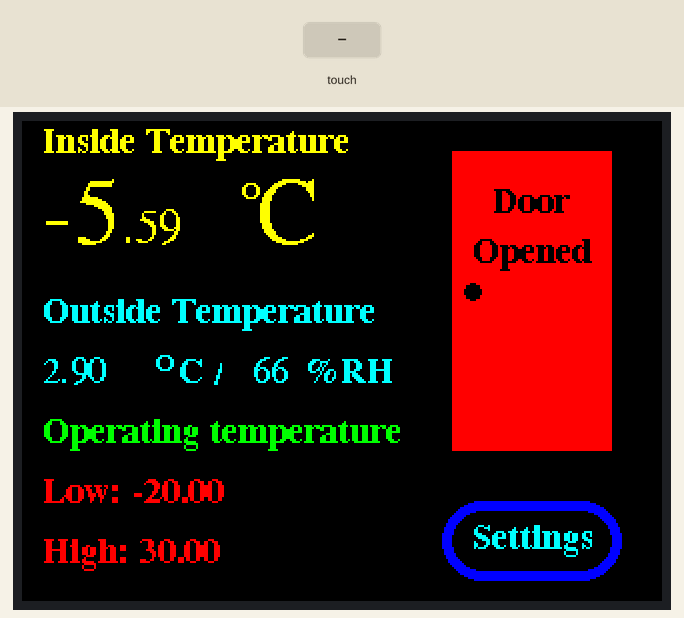
A sketch run on a simulated Arduino Uno, built with avr-gcc and run on an emulated ATmega328P. On the bench: 320×240 colour display. Inputs (shaded band) come from the test bench. What the sketch prints to the serial monitor is not drawn.

Above: at 3.0 s.
3.1 s: touch panel pressed at 87 % / 10 % of its raw x / y range
At 4.2 s:
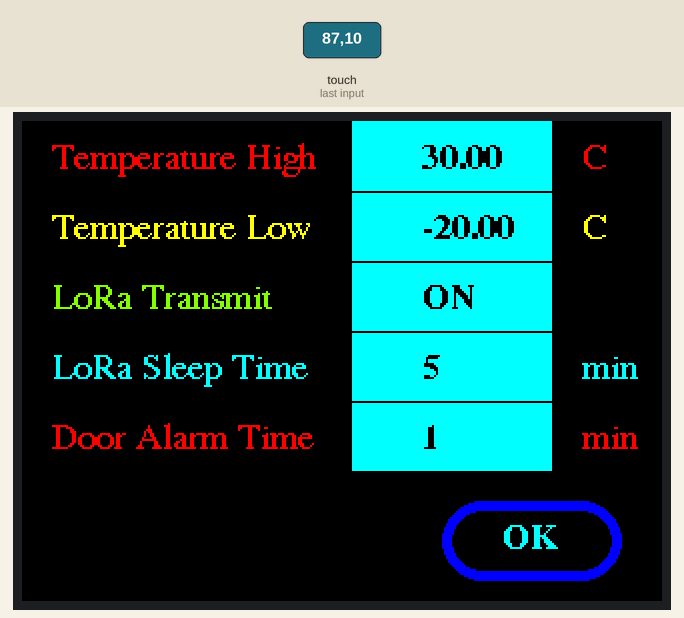
4.7 s: touch panel pressed at 38 % / 30 % of its raw x / y range
At 5.5 s:
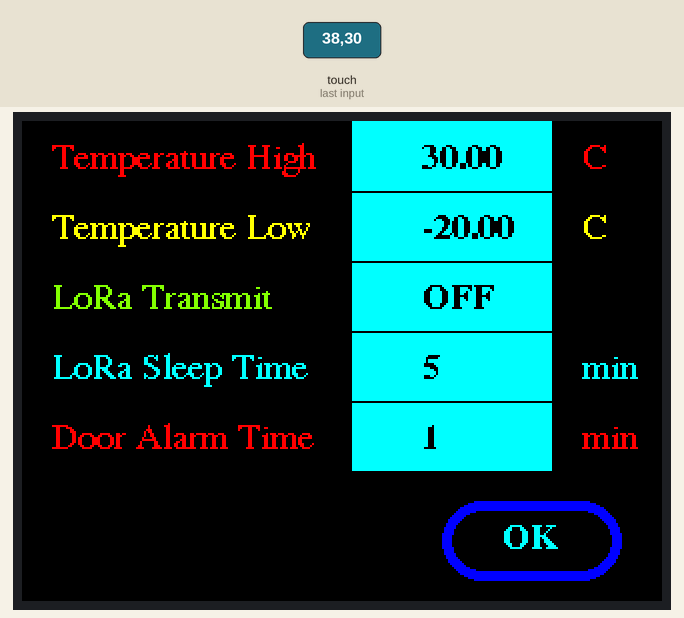
6.2 s: touch panel pressed at 62 % / 30 % of its raw x / y range
At 6.8 s:
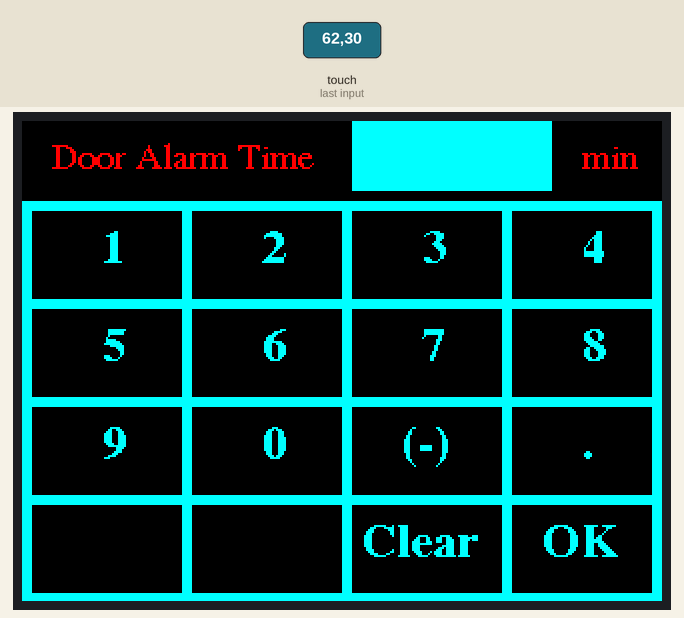
7.8 s: touch panel pressed at 87 % / 10 % of its raw x / y range
At 9.2 s:
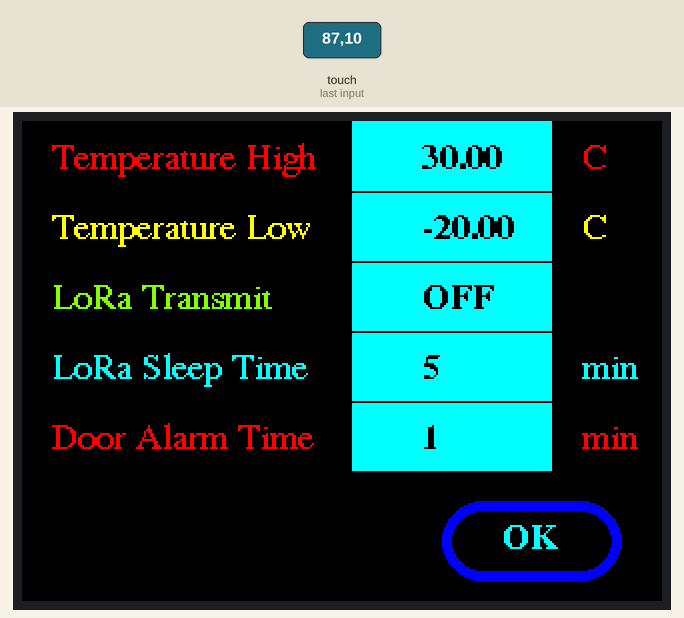
9.5 s: touch panel pressed at 87 % / 10 % of its raw x / y range
At 9.73 s:
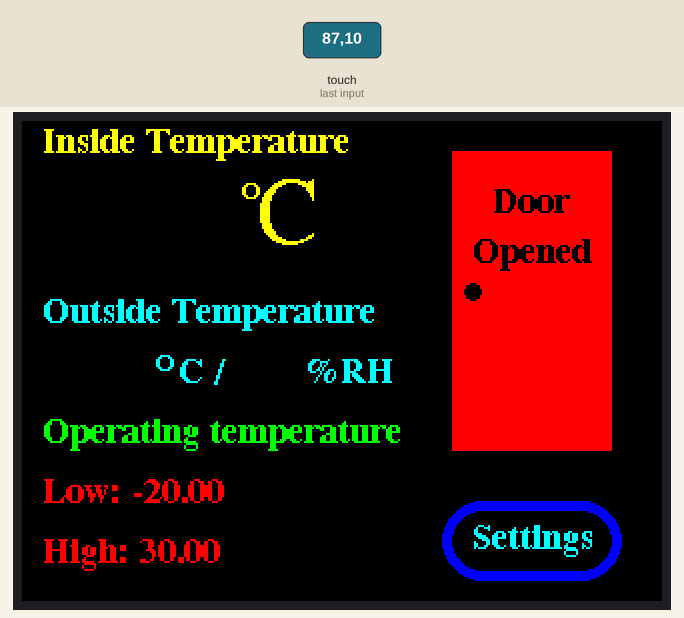
Timing chart, 0 to 12.3 s (numbered marks = the images above; inputs shaded):
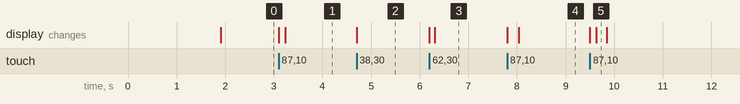

The sketch:

main.ino
```cpp
#include "Screen.h"

#define   OPEN    true
#define   CLOSE   false

Screen screen;

uint64_t prev;
int LoRaSleepTime; //minutes
bool LoRaTransmit;


String startScreenBackground = "BLACK"; //VIOLET, AQUA, BLUE, DEEP_GREEN, YELLOW, ORANGE, RED, BLACK, WHITE
String startScreenFont = "RED"; //VIOLET, AQUA, BLUE, DEEP_GREEN, YELLOW, ORANGE, RED, BLACK, WHITE

float InsideTemp  =   -5.6;   //SENSOR VALUE
float OutsideTemp =   2.9;    //SENSOR VALUE
float Humidity    =   66;     //SENSOR VALUE
bool  doorState   =   OPEN;   // OPEN/CLOSED ////SENSOR VALUE


void setup()
{
  Serial.begin(9600);
  screen.setup(millis());                                  //Setting the LCD driver
  screen.sbegin(startScreenBackground, startScreenFont);    // Start Screen
}

void loop()
{
  screen.update(InsideTemp, OutsideTemp, Humidity, doorState, millis());//function "millis()" returns current time to the screen functions

  LoRaSleepTime = screen.getLoRaSleepTime();
  LoRaTransmit  = screen.getTransmitStat();
}
```

Source omitted: Screen.h (26185 bytes)

Measured:
- after the input at 3.1 s, the display: first changes at once (image 1 shows a later state)
- after the input at 4.7 s, the display: changes at once (image 2)
- after the input at 6.2 s, the display: first changes at once (image 3 shows a later state)
- after the input at 7.8 s, the display: first changes at once (image 4 shows a later state)
- after the input at 9.5 s, the display: first changes at once (image 5 shows a later state)
